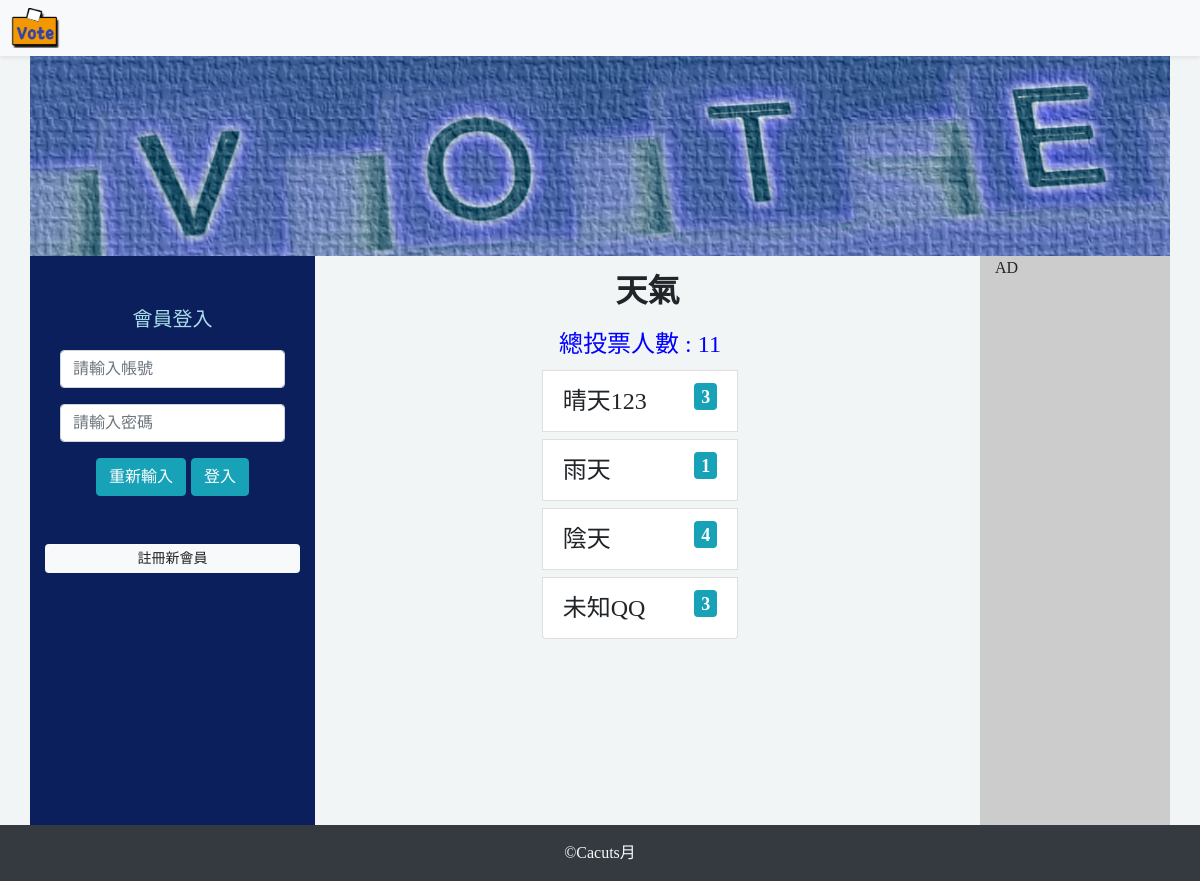
The page /?do=vote_result&id=3 on the database its author committed.
### tables this page shows
CREATE TABLE `topics` (
  `id` int(11) UNSIGNED NOT NULL,
  `topic` varchar(128) NOT NULL COMMENT '主題'
);

CREATE TABLE `options` (
  `id` int(11) UNSIGNED NOT NULL,
  `opt` varchar(128) NOT NULL COMMENT 'option',
  `count` int(11) UNSIGNED NOT NULL DEFAULT 0,
  `topic_id` int(11) UNSIGNED NOT NULL COMMENT '應對的主題'
);

### api/db.php (called while the page is built, shortened)
<?php
$dsn="mysql:host=localhost;charset=utf8;dbname=vote";
$pdo=new PDO($dsn,'root','');
function q($sql){
    global $pdo;
    return $pdo->query($sql)->fetchAll(PDO::FETCH_ASSOC);
}
?>

### frontend/vote_result.php (the view)
<?php
$sql="select *
      from `topics`,
           `options`
      where `topics`.`id`=`options`.`topic_id` AND
            `topics`.`id`='{$_GET['id']}'";
$rows=q($sql);
?>
<h2 class="text-center mt-3 font-weight-bold"><?=$rows[0]['topic'];?></h2>
<ol class="list-group col-md-4 mt-3 mx-auto " style="font-size:1.5rem;">
<?php
     $count=q("select sum(`count`) as 'total' from `options` where `topic_id`='{$_GET['id']}'");
     echo "<div style='color:blue' class='text-center'>";
     echo "總投票人數 : ". $count[0]['total'] ;
     echo "</div>";
    foreach($rows as $row){
        if($row['opt']!=""){
            echo "<li class='list-group-item mt-2'>";
            echo "<span>{$row['opt']}</span>";
            echo "<span class='badge badge-info float-right'>{$row['count']}</span>";
            echo "</li>";
        }
    }
?>
</ol>

### index.php (style rules this page uses)
body { background-color: #f2f5f5; font-family: Microsoft JhengHei; }

### rows shown on the page
topics: topic "天氣"
options: opt "晴天123", count "3"
options: opt "雨天", count "1"
options: opt "陰天", count "4"
options: opt "未知QQ", count "3"

### other values the page prints
$count[0]['total'] "11"
